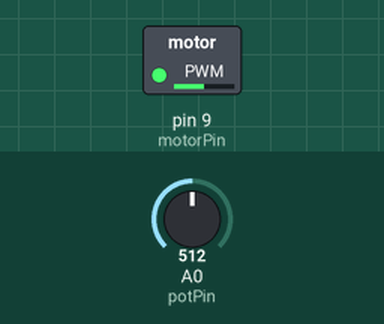
Bench run of a sketch on a simulated Arduino Uno, built with avr-gcc and run on an emulated ATmega328P. Shown: switched loads named in the sketch (green lamp = pin HIGH). The inputs (shaded band) are chosen by the test bench; at power-on: A0 (potPin) = 512.

Above: at 1.2 s.
1.3 s: A0 (potPin) set to 716
At 2.3 s:
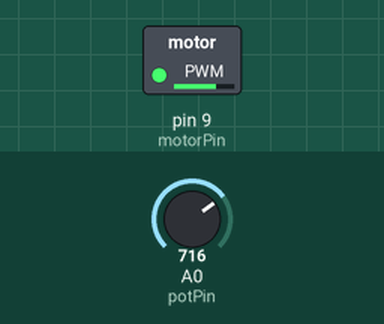
2.8 s: A0 (potPin) set to 900
At 3.4 s:
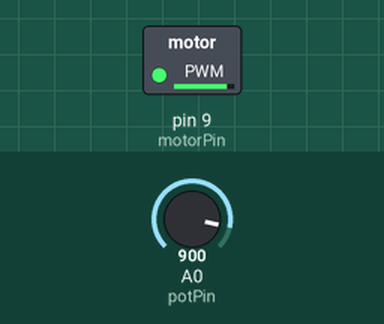
4.3 s: A0 (potPin) set to 122
At 4.6 s:
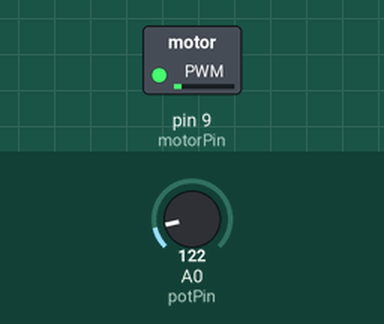
5.8 s: A0 (potPin) set to 0
At 6.9 s:
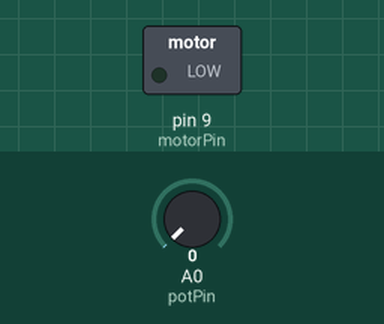
7.3 s: A0 (potPin) set to 511
At 8.0 s:
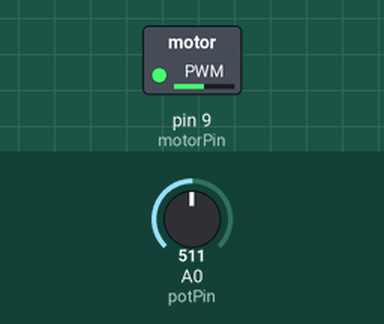
Timing chart, 0 to 11.3 s (numbered marks = the images above; inputs shaded):
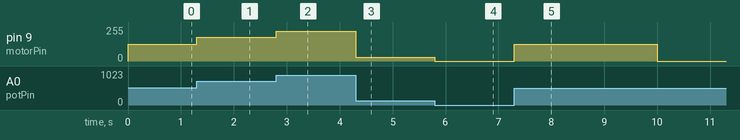

The sketch:

Motor_Speed_With_Potentiometer.ino
```cpp
// Pin Setup
const int potPin = A0; // Reads the input from the potentiometer
const int motorPin = 9; // Output PWM to motor driver

// Timer variable
unsigned long startTime;
const unsigned long runDuration = 10000; // 10 sec in milliseconds

void setup() {
  pinMode(motorPin, OUTPUT);
  startTime = millis(); // Start timer when program begins
}

void loop() {
  // Read potentiometer (returns 0-1023)
  int potValue = analogRead(potPin); // Reads a sensor vale from 0-1023 (10-bit resolution)

  // Convert range to motor speed (0-255 PWM)
  int motorSpeed = map(potValue, 0, 1023, 0, 255); // Converts a number from one scale to another

  // Time-check using millis()
  unsigned long currentTime = millis();

  if (currentTime - startTime < runDuration) {
    // Run motor normally based on put
    analogWrite(motorPin, motorSpeed); // Controls PWN pins (0-255 duty cycle)
  } else {
    // Stop motor after 10 seconds
    analogWrite(motorPin, 0);
  }
}
```

Measured:
- after the input at 1.3 s, pin 9 (motorPin): 127/255 → 178/255 at once
- after the input at 2.8 s, pin 9 (motorPin): 178/255 → 224/255 at once
- after the input at 4.3 s, pin 9 (motorPin): 224/255 → 30/255 at once
- after the input at 5.8 s, pin 9 (motorPin): 30/255 → 0/255 at once
- after the input at 7.3 s, pin 9 (motorPin): 0/255 → 127/255 at once, → 0/255 2.7 s later
